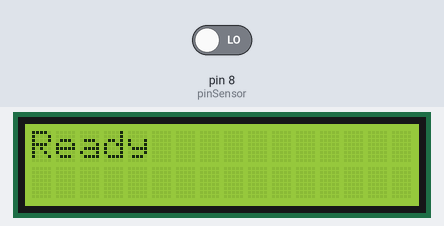
Recording of a sketch running on a simulated Arduino Uno, built with avr-gcc and run on an emulated ATmega328P. Shown: 16×2 character LCD. The inputs (shaded band) are chosen by the test bench; at power-on: pin 8 (pinSensor) LOW.

Above: at 1.1 s.
At 3.2 s:
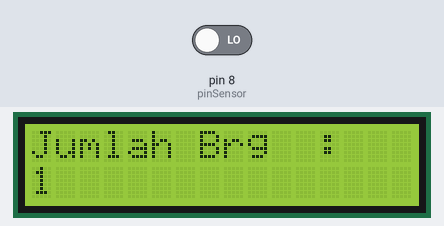
3.3 s: pin 8 (pinSensor) driven HIGH
4.9 s: pin 8 (pinSensor) driven LOW
At 6.1 s:
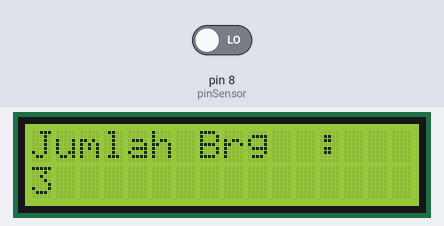
Timing chart, 0 to 7.9 s (numbered marks = the images above; inputs shaded):
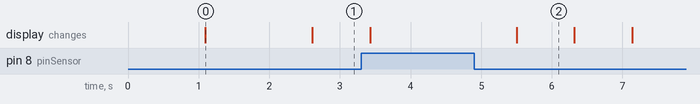

Measured:
- after the input at 4.9 s, the display: changes after 0.60 s (image 2)
- what the display in image 0 shows lasts 1.5 s, from 1.1 s to 2.6 s
- what the display in image 2 shows lasts 0.8 s, from 5.5 s to 6.3 s

The sketch:

ayu_lestari.ino
```cpp
#include <LiquidCrystal_I2C.h>

// inialisasi pin lcd
LiquidCrystal_I2C lcd(0x27, 16, 2);

// inialisasi masing2 pin
const int pinSensor = 8;
const int pinReset = 9;

// inialisasi masing2 variabel
int hitung = 0;
int kondisi1 = 0;
int status1;


//*** --------- program default/setting awal ---------- ***//
void setup()
{
 // inialisasi status pin reset
 pinMode(pinReset, INPUT);
 // mengaktifkan pull up resisitor pin reset sebagai INPUT
 digitalWrite(pinReset, HIGH);

pinMode(pinSensor, INPUT);

// inialisasi jumlah baris-kolom lcd
 lcd.begin();

// tulisan awal pada lcd
 lcd.clear();
 lcd.setCursor(0, 0);
 lcd.print("Alathitung");
 lcd.setCursor(0, 1);
 lcd.print("Ayu Lestari");
 delay(1000);
 lcd.clear();
 lcd.setCursor(0, 0);
 lcd.print("Ready");
 delay(1000);
}


//** ----------------- PROGRAM UTAMA -------------------- **//
void loop()
{

// status1 adalah hasil pembacaan pin sensor
 status1 = digitalRead(pinSensor);

// jika pin sensor bernilai logic HIGH
 if (status1 == HIGH)
 {
 // hasil hitung tetap
hitung = hitung;
 }

 else{
 hitung += 1;
 kondisi1 = 0;
 delay(500);
  }

 lcd.setCursor(0, 0);
 lcd.print("Jumlah Brg  : ");
 lcd.setCursor(0, 1);
 lcd.print(hitung);
 delay(300); // delay update tulisan pada lcd
}
```
